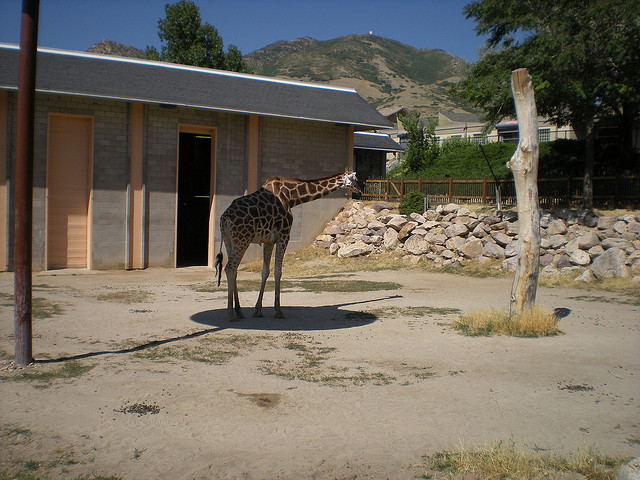
#> input picture Meacap/image_example/COCO_val2014_000000027440.jpg, 640 x 480 px
$ python process_image.py --images ../Meacap/image_example --masks ../Meacap/image_example/COCO_val2014_000000027440.jpg
#> lines starting #> are read from the running program, lines starting #| are printed output that depends on the picture
import cv2
import numpy as np
import os
from pathlib import Path
import argparse  # 添加argparse库用于命令行参数解析


def process_images_with_masks(images_folder, masks_folder, output_folder=None):
    """
    使用mask处理图片，只保留mask中的物体部分

    参数:
    images_folder: 原始图片文件夹路径
    masks_folder: mask文件夹路径
    output_folder: 输出文件夹路径，如果为None则保存到'processed_images'文件夹
    """
#> called with images_folder = '../Meacap/image_example', output_folder = 'processed_images'

    # 设置输出文件夹
    if output_folder is None:
        output_folder = "processed_images"

    # 创建输出文件夹
    os.makedirs(output_folder, exist_ok=True)

    # 支持的图片格式
    image_extensions = {'.jpg', '.jpeg', '.png', '.bmp', '.tiff', '.tif'}

    # 获取images文件夹中的所有图片文件
    images_path = Path(images_folder)
    masks_path = Path(masks_folder)

    if not images_path.exists():
        print(f"错误: 图片文件夹 '{images_folder}' 不存在")
        return

    if not masks_path.exists():
        print(f"错误: mask文件夹 '{masks_folder}' 不存在")
        return

    # 处理每个图片文件
    processed_count = 0

    for image_file in images_path.iterdir():
        if image_file.suffix.lower() in image_extensions:
            # 构建对应的mask文件路径
            mask_file = masks_path / image_file.name

            # 如果mask文件不存在，尝试其他可能的扩展名
            if not mask_file.exists():
                # 尝试不同的扩展名
                base_name = image_file.stem
                mask_found = False

                for ext in image_extensions:
                    potential_mask = masks_path / f"{base_name}{ext}"
                    if potential_mask.exists():
                        mask_file = potential_mask
                        mask_found = True
                        break

                if not mask_found:
                    print(f"警告: 找不到对应的mask文件 '{image_file.name}'")
                    continue

            try:
                # 读取原始图片
                image = cv2.imread(str(image_file))
#> image is the input picture: shape (480, 640, 3); mean B, G, R 93.9, 106.2, 113
                if image is None:
                    print(f"错误: 无法读取图片 '{image_file.name}'")
                    continue

                # 读取mask图片
                mask = cv2.imread(str(mask_file), cv2.IMREAD_GRAYSCALE)
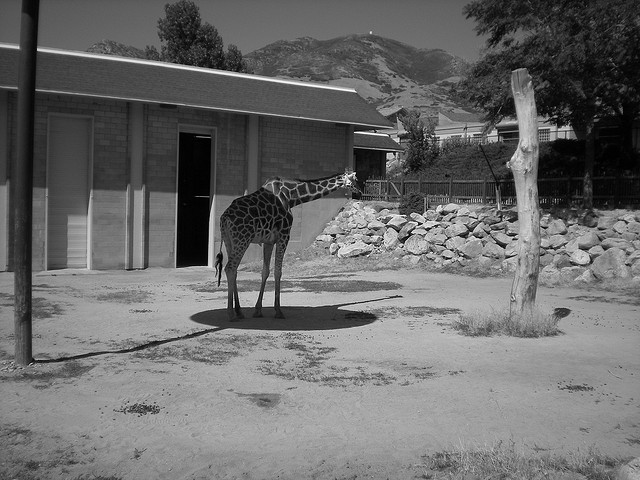
#> mask: shape (480, 640); min 0, max 255, mean 106.9
                if mask is None:
                    print(f"错误: 无法读取mask '{mask_file.name}'")
                    continue

                # 确保mask和图片尺寸一致
                if mask.shape[:2] != image.shape[:2]:
                    print(f"调整mask尺寸以匹配图片: {image_file.name}")
                    mask = cv2.resize(mask, (image.shape[1], image.shape[0]))

                # 将mask转换为三通道
                mask_3channel = cv2.cvtColor(mask, cv2.COLOR_GRAY2BGR)

                # 归一化mask到0-1范围
                mask_normalized = mask_3channel.astype(np.float32) / 255.0

                # 应用mask到图片
                # 方法1: 直接乘法（背景变为黑色）
                masked_image = image.astype(np.float32) * mask_normalized
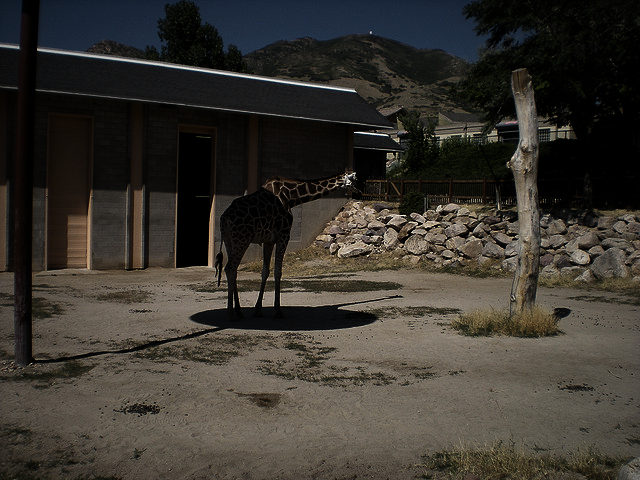
#> masked_image: shape (480, 640, 3) float32; mean B, G, R 48.5, 54.9, 58.9

                # 转换回uint8格式
                masked_image = masked_image.astype(np.uint8)

                # 保存处理后的图片
                output_path = Path(output_folder) / image_file.name
                cv2.imwrite(str(output_path), masked_image)

                processed_count += 1
                print(f"已处理: {image_file.name}")

            except Exception as e:
                print(f"处理 '{image_file.name}' 时出错: {str(e)}")
                continue
#> pass 2 of the loop in process_images_with_masks, `for image_file in images_path.iterdir():`:
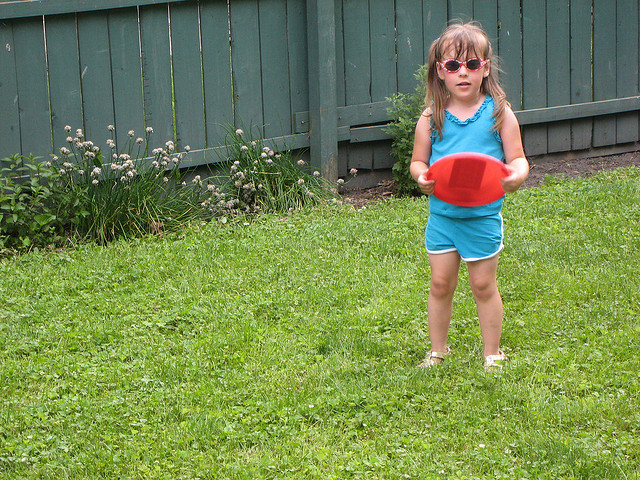
#> input picture Meacap/image_example/COCO_val2014_000000033645.jpg, 640 x 480 px
#> in process_images_with_masks, image is the input picture: shape (480, 640, 3); mean B, G, R 82, 135.9, 115.8
#> in process_images_with_masks, `mask = cv2.imread(str(mask_file), cv2.IMREAD_GRAYSCALE)`:
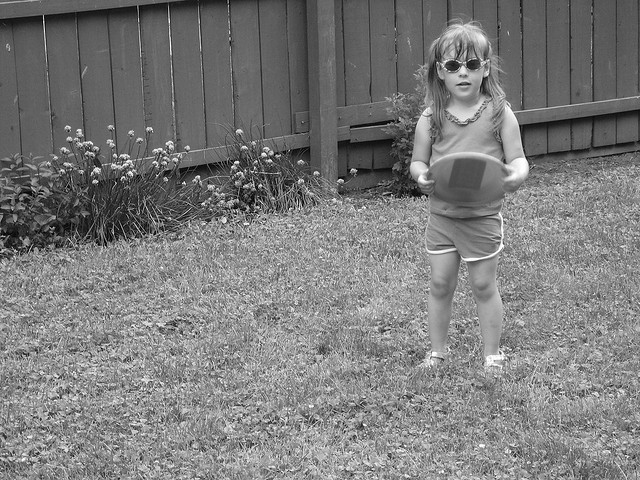
#> mask: shape (480, 640); min 0, max 255, mean 123.8
#> in process_images_with_masks, `masked_image = image.astype(np.float32) * mask_normalized`:
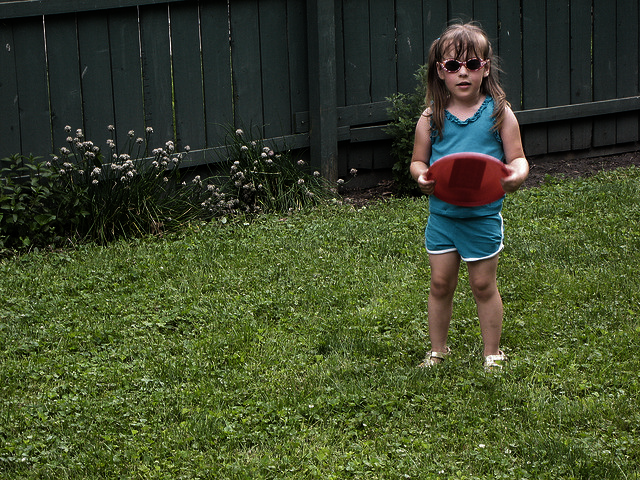
#> masked_image: shape (480, 640, 3) float32; mean B, G, R 43.7, 73.4, 63.2

    print(f"\n处理完成! 总共处理了 {processed_count} 张图片")
    print(f"结果保存在: {output_folder}")


# [57 lines left out: function process_with_transparent_background, not called in this run]


# 使用命令行参数
if __name__ == "__main__":
    # 创建命令行参数解析器
    parser = argparse.ArgumentParser(description='使用mask处理图片')
    parser.add_argument('-i', '--images', required=True, help='原始图片文件夹路径')
    parser.add_argument('-m', '--masks', required=True, help='mask文件夹路径')
    parser.add_argument('-o', '--output', default='processed_images',
                        help='输出文件夹路径（黑色背景处理），默认: processed_images')
    parser.add_argument('-t', '--transparent_output',
                        help='透明背景处理的输出文件夹路径（可选），指定后将生成透明背景图片')

    # 解析命令行参数
    args = parser.parse_args()

    print("开始处理图片（黑色背景）...")
    process_images_with_masks(args.images, args.masks, args.output)

    # 如果指定了透明背景输出目录，则执行透明背景处理
    if args.transparent_output:
        print("\n开始处理图片（透明背景）...")
        process_with_transparent_background(args.images, args.masks, args.transparent_output)
